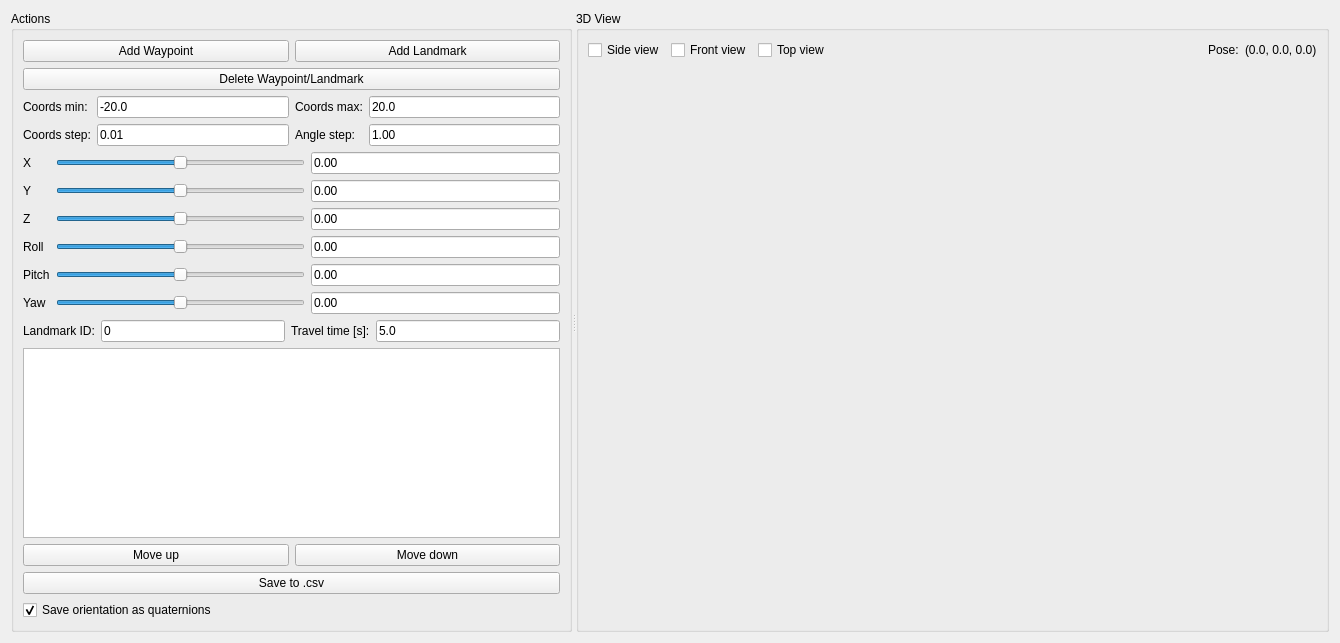
<?xml version="1.0" encoding="UTF-8"?>
<ui version="4.0">
 <class>LandmarksViewer</class>
 <widget class="QWidget" name="LandmarksViewer">
  <property name="geometry">
   <rect>
    <x>0</x>
    <y>0</y>
    <width>1340</width>
    <height>643</height>
   </rect>
  </property>
  <property name="windowTitle">
   <string>MainWindow</string>
  </property>
  <layout class="QHBoxLayout" name="horizontalLayout_4">
   <item>
    <widget class="QSplitter" name="splitter">
     <property name="orientation">
      <enum>Qt::Horizontal</enum>
     </property>
     <widget class="QGroupBox" name="groupBox03">
      <property name="sizePolicy">
       <sizepolicy hsizetype="Fixed" vsizetype="Preferred">
        <horstretch>0</horstretch>
        <verstretch>0</verstretch>
       </sizepolicy>
      </property>
      <property name="title">
       <string>Actions</string>
      </property>
      <layout class="QVBoxLayout" name="verticalLayout_2">
       <item>
        <layout class="QHBoxLayout" name="horizontalLayout_2">
         <item>
          <widget class="QPushButton" name="qtAddWaypointPushButton">
           <property name="font">
            <font>
             <weight>50</weight>
             <bold>false</bold>
            </font>
           </property>
           <property name="text">
            <string>Add Waypoint</string>
           </property>
           <property name="checkable">
            <bool>false</bool>
           </property>
           <property name="default">
            <bool>false</bool>
           </property>
           <property name="flat">
            <bool>false</bool>
           </property>
          </widget>
         </item>
         <item>
          <widget class="QPushButton" name="qtAddLandmarkPushButton">
           <property name="text">
            <string>Add Landmark</string>
           </property>
           <property name="autoDefault">
            <bool>false</bool>
           </property>
           <property name="default">
            <bool>false</bool>
           </property>
          </widget>
         </item>
        </layout>
       </item>
       <item>
        <widget class="QPushButton" name="qtDeleteWaypointPushButton">
         <property name="text">
          <string>Delete Waypoint/Landmark</string>
         </property>
        </widget>
       </item>
       <item>
        <layout class="QGridLayout" name="gridLayout02">
         <item row="1" column="2">
          <widget class="QLabel" name="label6">
           <property name="text">
            <string>Angle step:</string>
           </property>
          </widget>
         </item>
         <item row="0" column="3">
          <widget class="QLineEdit" name="qtCoordsMaxLineEdit">
           <property name="text">
            <string>20.0</string>
           </property>
          </widget>
         </item>
         <item row="1" column="0">
          <widget class="QLabel" name="label10">
           <property name="text">
            <string>Coords step:</string>
           </property>
          </widget>
         </item>
         <item row="0" column="0">
          <widget class="QLabel" name="label_5">
           <property name="text">
            <string>Coords min:</string>
           </property>
          </widget>
         </item>
         <item row="0" column="1">
          <widget class="QLineEdit" name="qtCoordsMinLineEdit">
           <property name="text">
            <string>-20.0</string>
           </property>
          </widget>
         </item>
         <item row="1" column="1">
          <widget class="QLineEdit" name="qtCoordsStepLineEdit">
           <property name="text">
            <string>0.01</string>
           </property>
          </widget>
         </item>
         <item row="1" column="3">
          <widget class="QLineEdit" name="qtAngleStepLineEdit">
           <property name="text">
            <string>1.00</string>
           </property>
          </widget>
         </item>
         <item row="0" column="2">
          <widget class="QLabel" name="label_4">
           <property name="text">
            <string>Coords max:</string>
           </property>
          </widget>
         </item>
        </layout>
       </item>
       <item>
        <layout class="QGridLayout" name="gridLayout">
         <item row="4" column="2">
          <widget class="QLineEdit" name="qtPitchLineEdit">
           <property name="text">
            <string>0.00</string>
           </property>
          </widget>
         </item>
         <item row="3" column="2">
          <widget class="QLineEdit" name="qtRollLineEdit">
           <property name="text">
            <string>0.00</string>
           </property>
          </widget>
         </item>
         <item row="0" column="2">
          <widget class="QLineEdit" name="qtXLineEdit">
           <property name="text">
            <string>0.00</string>
           </property>
          </widget>
         </item>
         <item row="0" column="0">
          <widget class="QLabel" name="label9">
           <property name="minimumSize">
            <size>
             <width>25</width>
             <height>0</height>
            </size>
           </property>
           <property name="text">
            <string>X</string>
           </property>
          </widget>
         </item>
         <item row="0" column="1">
          <widget class="QSlider" name="qtXSlider">
           <property name="minimum">
            <number>-20</number>
           </property>
           <property name="maximum">
            <number>20</number>
           </property>
           <property name="value">
            <number>0</number>
           </property>
           <property name="orientation">
            <enum>Qt::Horizontal</enum>
           </property>
          </widget>
         </item>
         <item row="1" column="0">
          <widget class="QLabel" name="label7">
           <property name="minimumSize">
            <size>
             <width>25</width>
             <height>0</height>
            </size>
           </property>
           <property name="text">
            <string>Y</string>
           </property>
          </widget>
         </item>
         <item row="3" column="0">
          <widget class="QLabel" name="label3">
           <property name="minimumSize">
            <size>
             <width>25</width>
             <height>0</height>
            </size>
           </property>
           <property name="text">
            <string>Roll</string>
           </property>
          </widget>
         </item>
         <item row="4" column="0">
          <widget class="QLabel" name="label2">
           <property name="minimumSize">
            <size>
             <width>25</width>
             <height>0</height>
            </size>
           </property>
           <property name="text">
            <string>Pitch</string>
           </property>
          </widget>
         </item>
         <item row="4" column="1">
          <widget class="QSlider" name="qtPitchSlider">
           <property name="minimum">
            <number>-180</number>
           </property>
           <property name="maximum">
            <number>180</number>
           </property>
           <property name="orientation">
            <enum>Qt::Horizontal</enum>
           </property>
          </widget>
         </item>
         <item row="3" column="1">
          <widget class="QSlider" name="qtRollSlider">
           <property name="minimum">
            <number>-180</number>
           </property>
           <property name="maximum">
            <number>180</number>
           </property>
           <property name="orientation">
            <enum>Qt::Horizontal</enum>
           </property>
          </widget>
         </item>
         <item row="5" column="2">
          <widget class="QLineEdit" name="qtYawLineEdit">
           <property name="text">
            <string>0.00</string>
           </property>
          </widget>
         </item>
         <item row="2" column="0">
          <widget class="QLabel" name="label8">
           <property name="minimumSize">
            <size>
             <width>25</width>
             <height>0</height>
            </size>
           </property>
           <property name="text">
            <string>Z</string>
           </property>
          </widget>
         </item>
         <item row="1" column="2">
          <widget class="QLineEdit" name="qtYLineEdit">
           <property name="text">
            <string>0.00</string>
           </property>
          </widget>
         </item>
         <item row="1" column="1">
          <widget class="QSlider" name="qtYSlider">
           <property name="minimum">
            <number>-20</number>
           </property>
           <property name="maximum">
            <number>20</number>
           </property>
           <property name="orientation">
            <enum>Qt::Horizontal</enum>
           </property>
          </widget>
         </item>
         <item row="2" column="2">
          <widget class="QLineEdit" name="qtZLineEdit">
           <property name="text">
            <string>0.00</string>
           </property>
          </widget>
         </item>
         <item row="5" column="0">
          <widget class="QLabel" name="label1">
           <property name="minimumSize">
            <size>
             <width>25</width>
             <height>0</height>
            </size>
           </property>
           <property name="text">
            <string>Yaw</string>
           </property>
          </widget>
         </item>
         <item row="5" column="1">
          <widget class="QSlider" name="qtYawSlider">
           <property name="minimum">
            <number>-180</number>
           </property>
           <property name="maximum">
            <number>180</number>
           </property>
           <property name="orientation">
            <enum>Qt::Horizontal</enum>
           </property>
          </widget>
         </item>
         <item row="2" column="1">
          <widget class="QSlider" name="qtZSlider">
           <property name="minimum">
            <number>-20</number>
           </property>
           <property name="maximum">
            <number>20</number>
           </property>
           <property name="orientation">
            <enum>Qt::Horizontal</enum>
           </property>
          </widget>
         </item>
        </layout>
       </item>
       <item>
        <layout class="QHBoxLayout" name="horizontalLayout">
         <item>
          <widget class="QLabel" name="label12">
           <property name="text">
            <string>Landmark ID:</string>
           </property>
          </widget>
         </item>
         <item>
          <widget class="QLineEdit" name="qtLandmarkIDLineEdit">
           <property name="text">
            <string>0</string>
           </property>
          </widget>
         </item>
         <item>
          <widget class="QLabel" name="label11">
           <property name="text">
            <string>Travel time [s]:</string>
           </property>
          </widget>
         </item>
         <item>
          <widget class="QLineEdit" name="qtTravelTimeLineEdit">
           <property name="text">
            <string>5.0</string>
           </property>
          </widget>
         </item>
        </layout>
       </item>
       <item>
        <widget class="QListView" name="qtLandmarksListView">
         <property name="contextMenuPolicy">
          <enum>Qt::CustomContextMenu</enum>
         </property>
         <property name="tabKeyNavigation">
          <bool>true</bool>
         </property>
         <property name="showDropIndicator" stdset="0">
          <bool>false</bool>
         </property>
         <property name="dragEnabled">
          <bool>false</bool>
         </property>
         <property name="dragDropMode">
          <enum>QAbstractItemView::DropOnly</enum>
         </property>
         <property name="defaultDropAction">
          <enum>Qt::MoveAction</enum>
         </property>
         <property name="movement">
          <enum>QListView::Static</enum>
         </property>
         <property name="selectionRectVisible">
          <bool>true</bool>
         </property>
        </widget>
       </item>
       <item>
        <layout class="QHBoxLayout" name="horizontalLayout08">
         <item>
          <widget class="QPushButton" name="qtMoveUpPushButton">
           <property name="text">
            <string>Move up</string>
           </property>
          </widget>
         </item>
         <item>
          <widget class="QPushButton" name="qtMoveDownPushButton">
           <property name="text">
            <string>Move down</string>
           </property>
          </widget>
         </item>
        </layout>
       </item>
       <item>
        <widget class="QPushButton" name="qtSaveToCsvPushButton">
         <property name="toolTip">
          <string>Shortcut: CTRL + S</string>
         </property>
         <property name="text">
          <string>Save to .csv</string>
         </property>
        </widget>
       </item>
       <item>
        <widget class="QCheckBox" name="qtQuaternionCheckBox">
         <property name="text">
          <string>Save orientation as quaternions</string>
         </property>
         <property name="checked">
          <bool>true</bool>
         </property>
        </widget>
       </item>
      </layout>
     </widget>
     <widget class="QGroupBox" name="groupBox01">
      <property name="title">
       <string>3D View</string>
      </property>
      <layout class="QVBoxLayout" name="verticalLayout" stretch="0,5">
       <item>
        <layout class="QHBoxLayout" name="horizontalLayout_3">
         <item>
          <widget class="QCheckBox" name="qtSideViewCheckBox">
           <property name="text">
            <string>Side view</string>
           </property>
          </widget>
         </item>
         <item>
          <widget class="QCheckBox" name="qtFrontViewCheckBox">
           <property name="text">
            <string>Front view</string>
           </property>
          </widget>
         </item>
         <item>
          <widget class="QCheckBox" name="qtTopViewCheckBox">
           <property name="text">
            <string>Top view</string>
           </property>
           <property name="checked">
            <bool>false</bool>
           </property>
           <property name="tristate">
            <bool>false</bool>
           </property>
          </widget>
         </item>
         <item>
          <spacer name="horizontalSpacer01">
           <property name="orientation">
            <enum>Qt::Horizontal</enum>
           </property>
           <property name="sizeHint" stdset="0">
            <size>
             <width>168</width>
             <height>14</height>
            </size>
           </property>
          </spacer>
         </item>
         <item>
          <widget class="QLabel" name="label">
           <property name="text">
            <string>Pose:</string>
           </property>
          </widget>
         </item>
         <item>
          <widget class="QLabel" name="qtPoseLabel">
           <property name="text">
            <string>(0.0, 0.0, 0.0)</string>
           </property>
          </widget>
         </item>
        </layout>
       </item>
       <item>
        <widget class="QWidget" name="qtGlViewer" native="true"/>
       </item>
      </layout>
     </widget>
    </widget>
   </item>
  </layout>
  <action name="action_LoadWaypoints">
   <property name="text">
    <string>Load waypoints/GPS</string>
   </property>
   <property name="shortcut">
    <string>Ctrl+O</string>
   </property>
  </action>
  <action name="action_SaveGPS">
   <property name="text">
    <string>Save as GPS data</string>
   </property>
   <property name="shortcut">
    <string>Ctrl+Shift+S</string>
   </property>
  </action>
  <action name="action_SaveCSV">
   <property name="text">
    <string>Save as CSV data</string>
   </property>
   <property name="shortcut">
    <string>Ctrl+S</string>
   </property>
  </action>
  <action name="action_ConvertToLandmarks">
   <property name="text">
    <string>Convert to Landmarks</string>
   </property>
  </action>
 </widget>
 <resources/>
 <connections/>
</ui>
